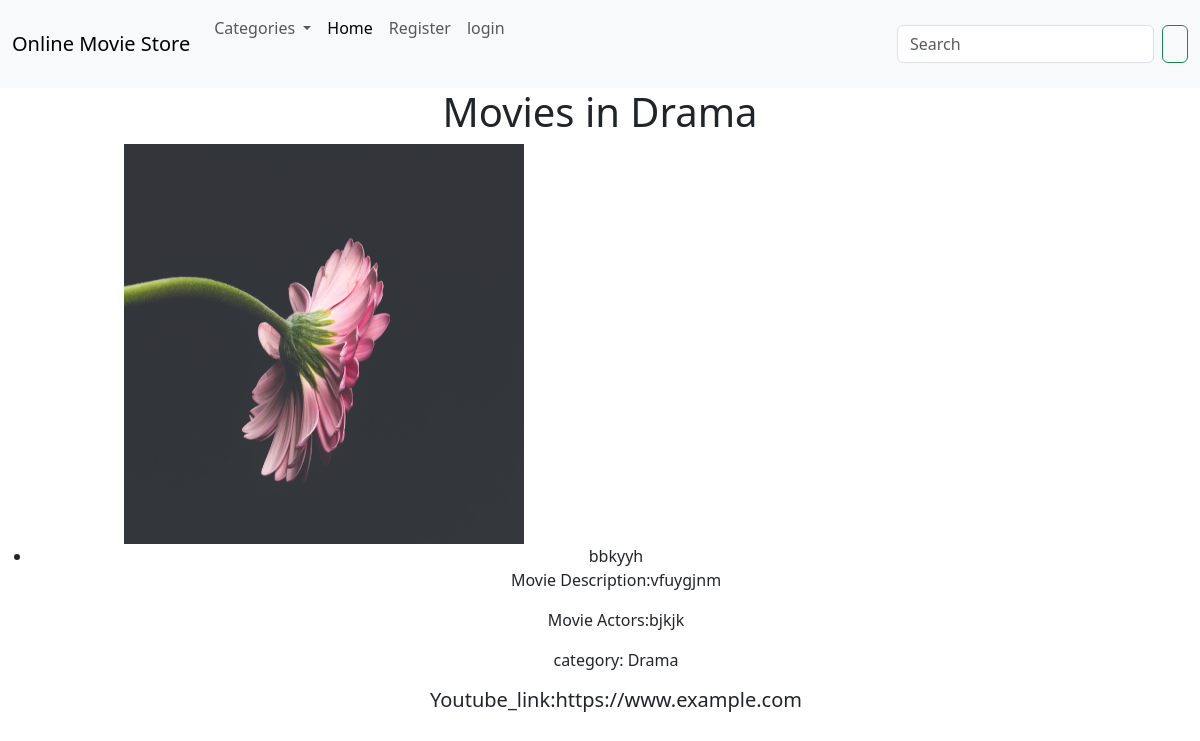
The app's page /category/2/ with its own data.
### MovieApp/models.py (models this page shows, shortened)
class CategoryMovie(models.Model):
    name=models.CharField(max_length=120,unique=True)

class Movie(models.Model):
    title = models.CharField(max_length=255)
    poster = models.URLField()
    description = models.TextField()
    release_date = models.DateField()
    actors = models.CharField(max_length=255)
    category = models.ForeignKey(CategoryMovie,on_delete=models.CASCADE,null=True)
    youtube_trailer_link = models.URLField()
    image = models.ImageField(upload_to='pic')
    user = models.ForeignKey(User, on_delete=models.CASCADE)

### MovieApp/views.py (the view)
# urls.py: path('category/<int:category_id>/',views.detail_category,name='detail_category'),
def detail_category(request, category_id):
    category = get_object_or_404(CategoryMovie, id=category_id)
    movies = Movie.objects.filter(category=category)
    return render(request, "category_movies.html", {'category': category, 'movies': movies})

### templates/category_movies.html
{% extends 'base.html' %}
{% block body %}
  <h1>Movies in {{ category.name }}</h1>
  {% if movies %}
    <ul>
      {% for movie in movies %}
       <div class="col-md-6">
            <img src="{{movie.image.url}}"width="400" height="400">
        </div>
        <li>{{ movie.title }}</li>
      <p>Movie Description:{{movie.description}}</p>
      <p>Movie Actors:{{movie.actors}}</p>
      <p>category: {{movie.category.name}}</p>
      <h5 class="card-link">Youtube_link:{{movie.youtube_trailer_link}}</h5>
      {% endfor %}
    </ul>
  {% else %}
    <p>No movies in this category.</p>
  {% endif %}
{% endblock %}

### static/style.css (style rules this page uses)
body { text-align: center; }

### records on screen
CategoryMovie: name "Drama"
Movie: image (picture), title "bbkyyh", description "vfuygjnm", actors "bjkjk", category.name "Drama", youtube_trailer_link "https://www.example.com"
